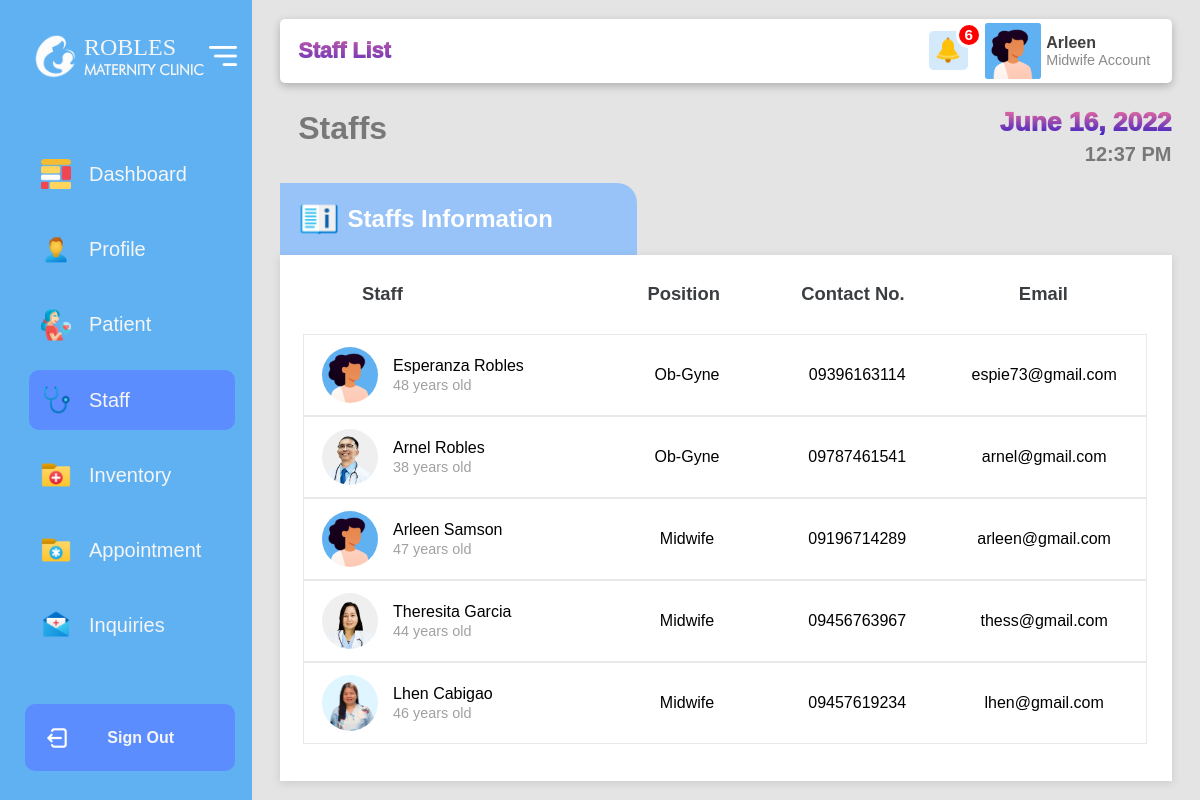
/adminStaff.php (signed in), run on the app's committed database.
### tables this page shows
CREATE TABLE `general_tb` (
  `g_id` int(250) NOT NULL,
  `g_Sitename` varchar(250) NOT NULL,
  `g_LogoLight` varchar(250) NOT NULL,
  `g_LogoDark` varchar(250) NOT NULL,
  `g_Vision` varchar(250) NOT NULL,
  `g_Contact` varchar(250) NOT NULL,
  `g_Location` varchar(250) NOT NULL,
  `g_Email` varchar(250) NOT NULL,
  `g_WorkingHours` varchar(250) NOT NULL,
  `h_Tagline` varchar(250) NOT NULL,
  `h_Layoutimg` varchar(250) NOT NULL,
  `h_slide1` varchar(250) NOT NULL,
  `h_slide2` varchar(250) NOT NULL,
  `h_slide3` varchar(250) NOT NULL,
  `a_about` varchar(1000) NOT NULL,
  `a_layoutimg` varchar(250) NOT NULL,
  `e_content` varchar(1000) NOT NULL,
  `e_staffImage` varchar(1000) NOT NULL,
  `e_staffQuoute` longtext NOT NULL,
  `e_staffQuoteBy` varchar(1000) NOT NULL,
  `s_img` varchar(1000) NOT NULL,
  `s_Sheader` varchar(1000) NOT NULL,
  `s_sDesc` longtext NOT NULL,
  `holidays` longtext NOT NULL,
  `holiday_name` text NOT NULL,
  `companyCode` varchar(250) NOT NULL,
  `googlemap` text NOT NULL,
  `facebook` text NOT NULL
);

CREATE TABLE `staff_db` (
  `main_id` int(250) NOT NULL,
  `id` varchar(250) NOT NULL,
  `fname` varchar(100) NOT NULL,
  `mname` varchar(100) NOT NULL,
  `lname` varchar(100) NOT NULL,
  `reg` varchar(250) NOT NULL,
  `street` varchar(100) NOT NULL,
  `bar` varchar(100) NOT NULL,
  `mun` varchar(100) NOT NULL,
  `prov` varchar(100) NOT NULL,
  `civil_status` varchar(100) NOT NULL,
  `religion` varchar(100) NOT NULL,
  `phone` varchar(100) NOT NULL,
  `email` varchar(100) NOT NULL,
  `birthday` varchar(100) NOT NULL,
  `age` varchar(100) NOT NULL,
  `username` varchar(100) NOT NULL,
  `password` varchar(100) NOT NULL,
  `role` varchar(100) NOT NULL,
  `schedule` varchar(100) NOT NULL,
  `time` varchar(100) NOT NULL,
  `profile_photo` varchar(100) NOT NULL,
  `date_start` varchar(250) NOT NULL,
  `date_end` varchar(250) NOT NULL,
  `status` varchar(250) NOT NULL
);

### php/generic.php (called while the page is built, shortened)
<?php
     $sql = "SELECT * FROM `general_tb`";
     $search_general = filterTablehoverG($sql);
     function filterTablehoverG($sql){
     $con=mysqli_connect('localhost','root','','robles_db');
     $filter_Result = mysqli_query($con, $sql);
     return $filter_Result;
     }
?>

### php/adminActivelogin.php (called while the page is built, shortened)
<?php
     $u_name= $_SESSION['user_active'];
     $sql = "SELECT * FROM `staff_db` WHERE username = '$u_name' or email = '$u_name' ";
     $search_resulthover = filterTablehover($sql);
     function filterTablehover($sql){
     $con=mysqli_connect('localhost','root','','robles_db');
     $filter_Result = mysqli_query($con, $sql);
     return $filter_Result;
     }
?>

### adminStaff.php (the view, shortened to what this page needs)
<?php
require 'php/adminActivelogin.php';
require 'php/generic.php';
$row_g = mysqli_fetch_array($search_general);
$rowName = explode(" ",$row_g['g_Sitename']);
$rowNameFirst = $rowName[0];
array_shift($rowName);
$rowSecondName = implode(" ",$rowName);
?>
<!DOCTYPE html>
<html lang="en">
  <head>
     <link rel="stylesheet" href="css/Desktop/Admin-adminGlobal.css">
     <link rel="stylesheet" href="css/Desktop/Admin-adminStaff.css">
     <link rel="stylesheet" href="AnimBackend/jquery.css">
  </head>
<body>
<div class="for_desktop">
    <?php
    $notifCount1 = 0;
    $notifCount2 = 0;
        $sql_crit = "SELECT * FROM medicine_tb ORDER BY name DESC ";
        $search_pendingApp_crit = filterTableNOTIFstock($sql_crit);
        function filterTableNOTIFstock($sql_crit){
            $con_crit=mysqli_connect('localhost','root','','robles_db');
            $filter_pendingAppCrit = mysqli_query($con_crit, $sql_crit);
                                    return $filter_pendingAppCrit;
        }
        $sr = 0;
        while($rowNotif = mysqli_fetch_array($search_pendingApp_crit)):
            $strSubname = $rowNotif['subname'];
            $strSubstock = $rowNotif['substock'];
            $strSubStat = $rowNotif['status'];
            $strStCRIT= $rowNotif['critStock'];
            $arraySubname = explode(',', $strSubname );
            $arraySubstock = explode(',', $strSubstock );
            $arrayStat = explode(',', $strSubStat );
            $arraySTCrit = explode(',', $strStCRIT );
            for($x = 0 ; $x<count($arraySubname); $x++){
                if($arrayStat[$x] == "activated" && $arraySubstock[$x] <= $arraySTCrit[$x]){
                    $notifCount1++;
        ?>
        <?php
            }
         }
     $sr++; endwhile;
     ?>
    <?php
        $date = new DateTime('now');
        $date->modify('+5 month');
        $effectiveDate = $date->format('Y-m-d');
        $sql_exp = "SELECT * FROM medicine_tb ORDER BY name DESC ";
        $search_pendingApp_exp = filterTableNotifExp($sql_exp);
        function filterTableNotifExp($sql_exp){
            $con_crit=mysqli_connect('localhost','root','','robles_db');
            $filter_pendingAppExp = mysqli_query($con_crit, $sql_exp);
            return $filter_pendingAppExp;
        }
        $sr = 0;
        while($row_Notif = mysqli_fetch_array($search_pendingApp_exp)):
            $strSubname = $row_Notif['subname'];
            $strSubexpdate = $row_Notif['expiration_date'];
            $strSubStat = $row_Notif['status'];
            $arraySubname = explode(',', $strSubname );
            $arrayExpdate = explode(',', $strSubexpdate );
            $arrayStat = explode(',', $strSubStat );
            for($x = 0 ; $x<count($arraySubname); $x++){
                if($arrayStat[$x] == "activated" && $arrayExpdate[$x] <= $effectiveDate){
                    $notifCount2++;
            ?>
        <?php
         }
        }
        $sr++; endwhile;
        ?>
    <div id="left" class="side_navbar">
            <div id="left_bar">
                    <div id="logo_bar" class="left_bar1">
                        <img src="upload_img_generic/<?php echo $row_g['g_LogoLight']; ?>" id="logo_img">
                    </div>
                    <div id="icons_navbar" class="left_bar2">
                        <div id="icons_container" class="dash_navbar" onmouseover="hover_navbar('dash_navbar')" onmouseout="mouseout_navbar('dash_navbar')"><img src="images/icons/dashboard/dashboard.png" title="Dashboard"></div>
                        <div id="icons_container" class="profile_navbar" onmouseover="hover_navbar('profile_navbar')" onmouseout="mouseout_navbar('profile_navbar')"><img src="images/icons/dashboard/profile.png" title="Profile"></div>
                        <div id="icons_container" class="patient_navbar" onmouseover="hover_navbar('patient_navbar')" onmouseout="mouseout_navbar('patient_navbar')" ><img src="images/icons/dashboard/patient.png" title="Patient"></div>
                        <div id="icons_container" class="staff_navbar" style="background-color: #5B8DFF;" ><img src="images/icons/dashboard/staff.png" title="Staff"></div>
                        <div id="icons_container" class="inventory_navbar" onmouseover="hover_navbar('inventory_navbar')" onmouseout="mouseout_navbar('inventory_navbar')"><img src="images/icons/dashboard/inventory.png" title="Inventory"></div>
                        <div id="icons_container" class="appointment_navbar" onmouseover="hover_navbar('appointment_navbar')" onmouseout="mouseout_navbar('appointment_navbar')"><img src="images/icons/dashboard/appointment.png" title="Appointment"></div>
                        <div id="icons_container" class="inquiry_navbar" onmouseover="hover_navbar('inquiry_navbar')" onmouseout="mouseout_navbar('inquiry_navbar')"><img src="images/icons/dashboard/inquiries.png" title="Inquiries"></div>
                    </div>
                    <div id="profile_navbar" class="left_bar3">
                        <div id="profile_container" title="Sign out" onclick="logoutAdmin()">
                            <img src="images/icons/dashboard/logout.png">
                        </div>
                    </div>
            </div>
            <div id="right_bar">
                    <div id="logo_bar" class="right_navbar">
                        <div id="logo_text">
                            <p class="a" style="text-transform:uppercase;"><?php echo $rowNameFirst; ?></p>
                            <p class="b"><?php echo $rowSecondName; ?></p>
                        </div>
                        <img src="images/icons/dashboard/largburger_dashboard.png" title="Minimize" onclick="minimize_navbar()">
                    </div>
                    <div id="icons_navbar" class="right_navbar">
                        <div id="icons_container" class="dash_navbar" onmouseover="hover_navbar('dash_navbar')" onmouseout="mouseout_navbar('dash_navbar')">Dashboard</div>
                        <div id="icons_container" class="profile_navbar" onmouseover="hover_navbar('profile_navbar')" onmouseout="mouseout_navbar('profile_navbar')">Profile</div>
                        <div id="icons_container" class="patient_navbar" onmouseover="hover_navbar('patient_navbar')" onmouseout="mouseout_navbar('patient_navbar')">Patient</div>
                        <div id="icons_container" class="staff_navbar" style="background-color: #5B8DFF;">Staff</div>
                        <div id="icons_container" class="inventory_navbar" onmouseover="hover_navbar('inventory_navbar')" onmouseout="mouseout_navbar('inventory_navbar')">Inventory</div>
                        <div id="icons_container" class="appointment_navbar" onmouseover="hover_navbar('appointment_navbar')" onmouseout="mouseout_navbar('appointment_navbar')">Appointment</div>
                        <div id="icons_container" class="inquiry_navbar" onmouseover="hover_navbar('inquiry_navbar')" onmouseout="mouseout_navbar('inquiry_navbar')">Inquiries</div>
                    </div>
                    <div id="profile_navbar" class="right_navbar">
                        <div id="profile_container" class="profile_right_cont" onclick="logoutAdmin()">
                                <div id="name_profile">
                                    <p id="name_text">Sign Out</p>
                                </div>
                        </div>
                    </div>
            </div>
    </div>
    <div id="right" class="right_content_dashboard">
            <div id="dashboard_top">
                <div id="dash_left">Staff List</div>
                <div id="dash_right">
                    <div id="notification_container">
                        <img src="images/icons/dashboard/notification.png" title="Notification" id="notif_img">
                        <div id="notif_count"><?php echo $notifCount1+$notifCount2; ?></div>
                    </div>
                    <?php
                        $row = mysqli_fetch_array($search_resulthover);
                    ?>
                    <div id="profile_container" title="Visit Profile" onclick="profile()">
                        <img src="upload_img/<?php echo $row['profile_photo']; ?>" id="profile_img" onerror="this.src='upload_img/account.png'">
                        <div id="name_profile">
                            <p id="name_text"><?php echo $row['fname']; ?></p>
                            <p id="role_text"><?php echo $row['role']; ?> Account</p>
                        </div>
                    </div>
                </div>
            </div>
            <div id="dashboard_content">
                <div id="top_staff">
                    <div id="left">Staffs</div>
                    <div id="right">
                        <p id="date"><?php echo date("F j, Y") ?></p>
                        <p id="time"><?php echo date("h:i A") ?></p>
                    </div>
                </div>
                <div id="content_staff">
                    <div id="header_staff">
                            <img src="images/icons/dashboard/employee_icon.png">
                            Staffs Information
                    </div>
                    <div id="table_div">
                        <div id="top">
                            <div id="col1">Staff</div>
                            <div id="col2">Position</div>
                            <div id="col3">Contact No.</div>
                            <div id="col4">Email</div>
                        </div>
                        <div id="row_table" class="container">
                                <?php
                                $sql = "SELECT * FROM staff_db WHERE schedule!='Sunday' and status='Active'";
                                $staff_tb = filterStaff($sql);
                                function filterStaff($sql){
                                    $con=mysqli_connect('localhost','root','','robles_db');
                                    $filter_pendingApp = mysqli_query($con, $sql);
                                    return $filter_pendingApp;
                                    }
                                $sr = 0;
                                while($row = mysqli_fetch_array($staff_tb)):
                                ?>
                            <div id="row" class="draggable" draggable="true">
                                <div id="col1">
                                    <img src="upload_img/<?php echo $row['profile_photo']; ?>" id="staff_img" onerror="this.src='upload_img/account.png'">
                                    <div id="name">
                                        <p><?php echo $row['fname'].' '.$row['lname']; ?></p>
                                        <p id="age"><?php echo $row['age']; ?> years old</p>
                                    </div>
                                </div>
                                <div id="col2"><?php echo $row['role']; ?></div>
                                <div id="col3"><?php echo $row['phone']; ?></div>
                                <div id="col4"><?php echo $row['email']; ?></div>
                            </div>
                                <?php
                                $sr++; endwhile;  ?>
                        </div>
                    </div>
                </div>
            </div>
    </div>
</div>
</body>
</html>

### data on the page
general_tb: g_LogoLight (picture), g_Sitename "ROBLES"
staff_db: fname "Arleen", role "Midwife", lname "Samson", age "47", phone "09196714289", email "arleen@gmail.com"
staff_db: fname "Esperanza", lname "Robles", age "48", role "Ob-Gyne", phone "09396163114", email "espie73@gmail.com"
staff_db: profile_photo (picture), fname "Arnel", lname "Robles", age "38", role "Ob-Gyne", phone "09787461541", email "arnel@gmail.com"
staff_db: profile_photo (picture), fname "Theresita", lname "Garcia", age "44", role "Midwife", phone "09456763967", email "thess@gmail.com"
staff_db: profile_photo (picture), fname "Lhen", lname "Cabigao", age "46", role "Midwife", phone "09457619234", email "lhen@gmail.com"

### other printed values
$rowSecondName "MATERNITY CLINIC"
$notifCount1+$notifCount2 "6"
